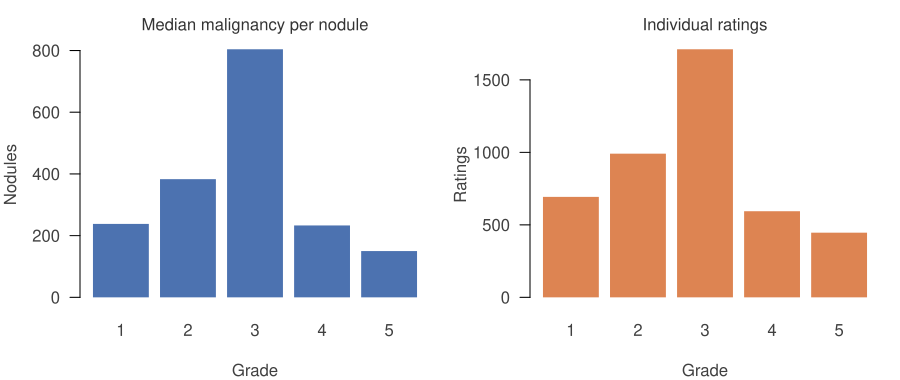

Write R code to recreate this figure.
# Run from the repository root:
#   Rscript codes/plots/data-description/mal-distribution.R

nod <- read.csv("data/processed/nodules_train_trimmed.csv", stringsAsFactors = FALSE)

BLUE <- "#4c72b0"; ORANGE <- "#dd8452"
GRADES <- c("1", "2", "3", "4", "5")

med_tab <- table(factor(nod$mal_median, levels = 1:5))
all_tab <- table(factor(unlist(nod[paste0("R", 1:4)]), levels = 1:5))

pdf("codes/plots/data-description/mal-distribution.pdf", width = 9, height = 3.8)
par(mfrow = c(1, 2), mar = c(4, 4, 2.5, 1), las = 1, col.axis = "grey25", col.lab = "grey25", font.main = 1, cex.main = 1, col.main = "grey20")
barplot(med_tab, col = BLUE, border = NA, names.arg = GRADES,
        main = "Median malignancy per nodule", xlab = "Grade", ylab = "Nodules")
barplot(all_tab, col = ORANGE, border = NA, names.arg = GRADES,
        main = "Individual ratings", xlab = "Grade", ylab = "Ratings")
invisible(dev.off())
